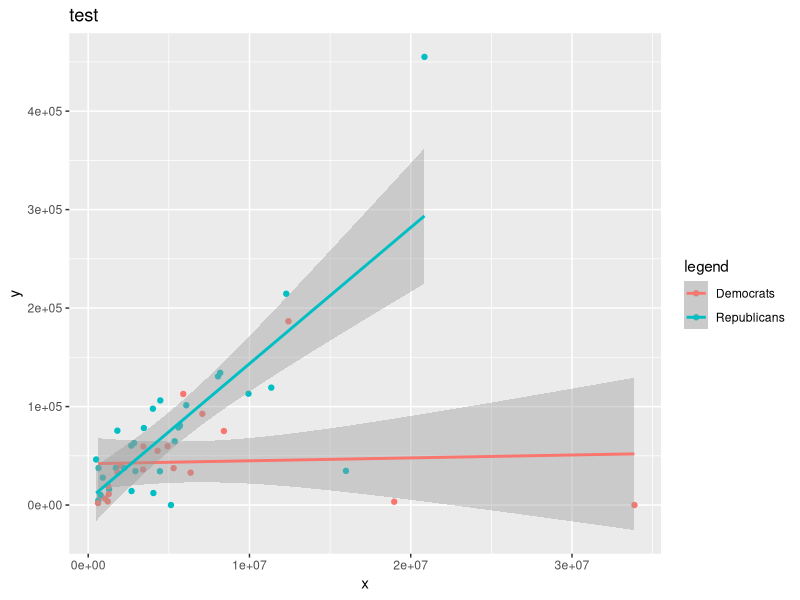

The R script that drew this image:
library(ggplot2)
library(dplyr)




ScatterGraph <- function(data.frame, 
                      x.var, 
                      y.var, 
                      colorVar, 
                      title = "Title",
                      x.lab = "X Title",
                      y.lab = "Y Title",
                      legend = "legend",
                      x.max = max(x.var),
                      y.max = max (y.var),
                      x.min = 0,
                      y.min = 0)
{
  plot <-  ggplot(data = data.frame, aes(x = data.frame[,x.var],
                                         y=data.frame[,y.var], color = data.frame[,colorVar])) +
    geom_point() +
    geom_smooth(method  ="glm")+
    labs(title = title, x = x.lab, y = y.lab, color = legend) #+ 
 #   xlim(x.min, x.max)+
   # ylim(y.min, y.max)   
  return(plot)
}

#sample code:
#setwd
test <- read.csv('./data/joined.csv',stringsAsFactors = FALSE)
ScatterGraph(data.frame = test,
          x.var = 'Population', 
          y.var = 'total',
          colorVar = 'Winning.Party', 
          title = 'test',
          x.lab = "x",
          y.lab = "y",
          legend = "legend")